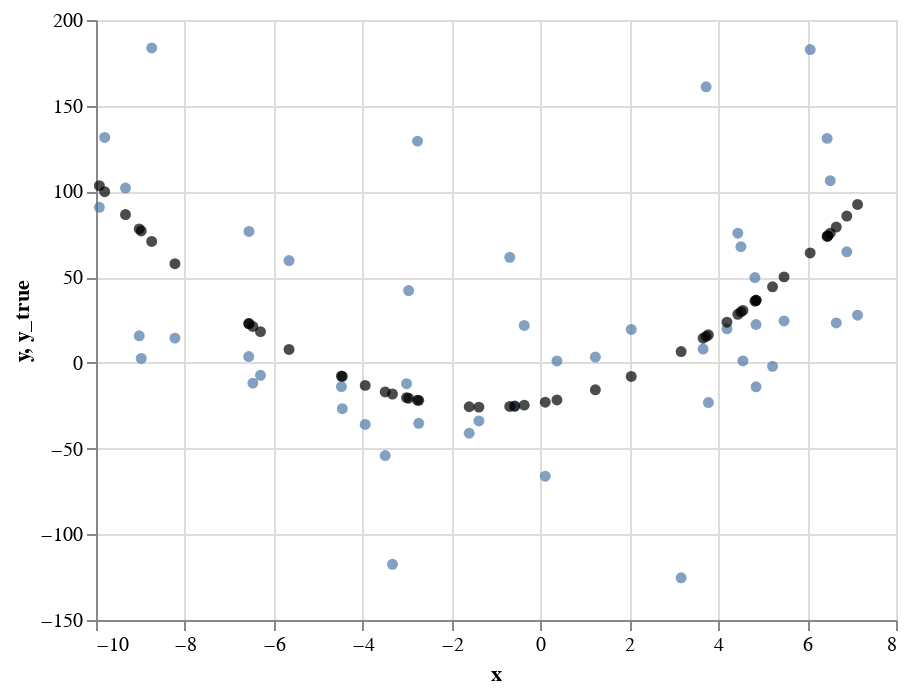

The notebook cell this image was saved under:
### Markdown cell above
The black points represent the true underlying model, while the blue points represent the randomized version.  Real-world data is almost always closer to the randomized version.

### Code cell
c+c_true
